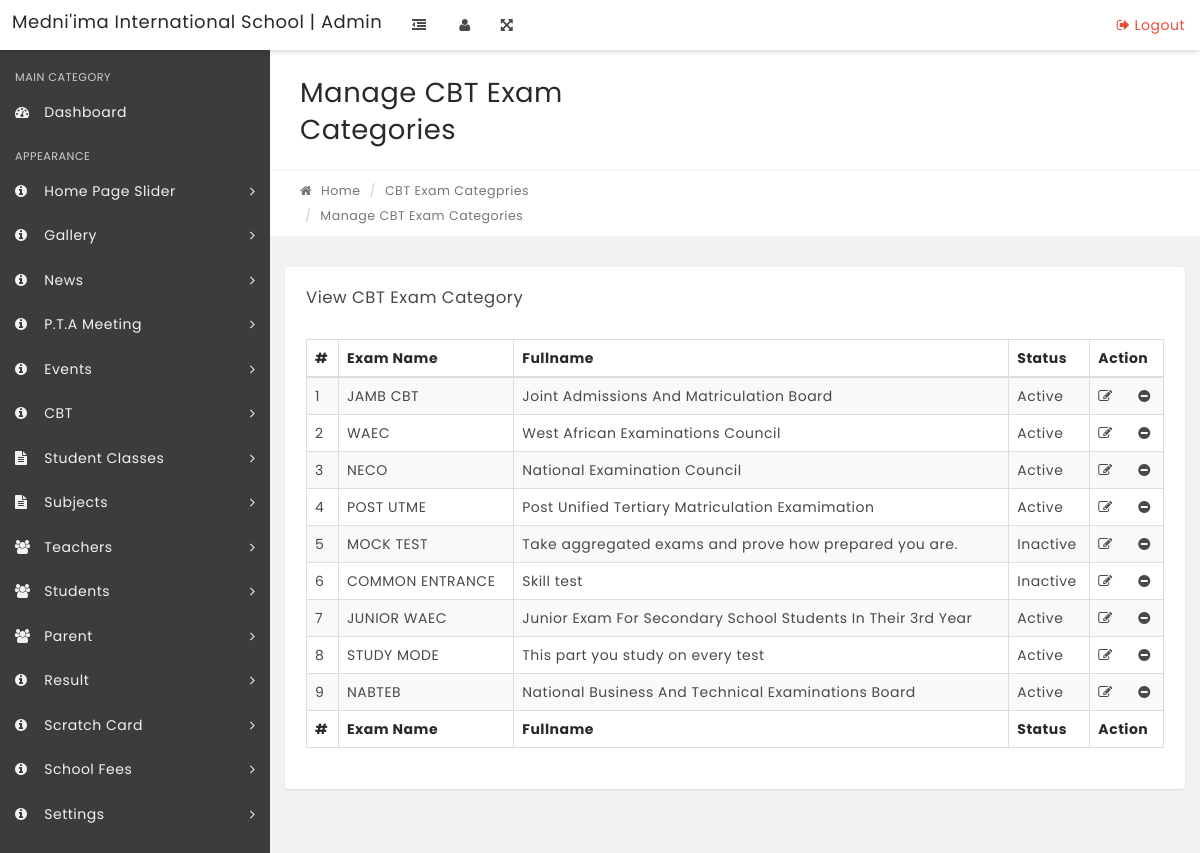
Page /admin/manage-cbt-category.php on the committed database.
### tables this page shows
CREATE TABLE IF NOT EXISTS `quiz_categories` (
  `id` int(11) NOT NULL,
  `name` varchar(200) NOT NULL,
  `fullname` varchar(250) NOT NULL,
  `img` varchar(200) NOT NULL,
  `slug` varchar(200) NOT NULL,
  `status` enum('0','1') NOT NULL DEFAULT '0',
  `date` timestamp NOT NULL DEFAULT CURRENT_TIMESTAMP ON UPDATE CURRENT_TIMESTAMP
);

### controller/header.php (called while the page is built, shortened)
<?php
require_once __DIR__ . '/config.php';
if(($db=="" || $db->connect_error))
{
    header("Location: /installation/");
}
else{
include __DIR__ . '/func.php';
$iSMartFUN = new Ismart_Controller($db);
}
?>

### controller/func.php (called while the page is built, shortened)
<?php
class Ismart_Controller {
	var $db;
	function __construct($db){
		$this->db = $db;
            	}
public function getTRows($table,$conditions = array()){
		$sql = 'SELECT ';
		$sql .= array_key_exists("select",$conditions)?$conditions['select']:'*';
		$sql .= ' FROM '.$table;
		$result = $this->db->query($sql);
		if(array_key_exists("return_type",$conditions) && $conditions['return_type'] != 'all'){
			switch($conditions['return_type']){
				case 'count':
					$data = $result->num_rows;
					break;
				case 'single':
					$data = $result->fetch_object();
					break;
				default:
					$data = '';
			}
		}else{
			if($result->num_rows > 0){
				while($row = $result->fetch_object()){
					$data[] = $row;
				}
			}
		}
		return !empty($data)?$data:false;
	}
}
?>

### admin/manage-cbt-category.php (the view, shortened to what this page needs)
<?php
include('../controller/header.php');
if(strlen($_SESSION['alogin'])=="")
    {
     $login_url=''.SITE_URL.'login';
    header("Location: $login_url");
    }
    else{
?>
<!DOCTYPE html>
<html lang="en">
    <head>
    </head>
    <body class="top-navbar-fixed">
        <div class="main-wrapper">
   <?php include('includes/topbar.php');?>
            <div class="content-wrapper">
                <div class="content-container">
<?php include('includes/leftbar.php');?>
                    <div class="main-page">
                        <div class="container-fluid">
                            <div class="row page-title-div">
                                <div class="col-md-6">
                                    <h2 class="title">Manage CBT Exam Categories</h2>
                                </div>
                            </div>
                            <div class="row breadcrumb-div">
                                <div class="col-md-6">
                                    <ul class="breadcrumb">
            							<li><a href="index.php"><i class="fa fa-home"></i> Home</a></li>
                                        <li>CBT Exam Categpries</li>
            							<li class="active">Manage CBT Exam Categories</li>
            						</ul>
                                </div>
                            </div>
                        </div>
                        <section class="section">
                            <div class="container-fluid">
                                <div class="row">
                                    <div class="col-md-12">
                                        <div class="panel">
                                            <div class="panel-heading">
                                                <div class="panel-title">
                                                    <h5>View CBT Exam Category</h5>
                                                </div>
                                            </div>
                                            <div class="panel-body p-20">
                                                <table id="example" class="display table table-striped table-bordered" cellspacing="0" width="100%">
                                                    <thead>
                                                        <tr>
                                                            <th>#</th>
                                                            <th>Exam Name</th>
                                                            <th>Fullname</th>
                                                            <th>Status</th>
                                                            <th>Action</th>
                                                        </tr>
                                                    </thead>
                                                    <tfoot>
                                                        <tr>
                                                          <th>#</th>
                                                             <th>Exam Name</th>
                                                            <th>Fullname</th>
                                                            <th>Status</th>
                                                            <th>Action</th>
                                                        </tr>
                                                    </tfoot>
                                                    <tbody>
<?php
$Cat_list = $iSMartFUN->getTRows("quiz_categories");
$cnt=1;
if($Cat_list)
{
foreach($Cat_list as $result)
{   ?>
<tr>
 <td><?php echo htmlentities($cnt);?></td>
                                                            <td><?php echo htmlentities($result->name);?></td>
                                                            <td><?php echo htmlentities($result->fullname);?></td>
                                                            <td><?php $stts=$result->status;
if($stts=='0')
{
	echo htmlentities('Inactive');
}
else
{
	echo htmlentities('Active');
}
                                                             ?></td>
<td>
<a href="edit-cbt-category.php?cid=<?php echo htmlentities($result->id);?>"><i class="fa fa-edit" title="Edit Subject"></i> </a>
<a href="manage-cbt-category.php?deleteid=<?php echo htmlentities($result->subject_id);?>" onclick="confirm('do you really want to Delete this Category?');"><i class="fa fa-minus-circle" title="Delect Category"></i> </a>
</td>
</tr>
<?php $cnt=$cnt+1;}} ?>
                                                    </tbody>
                                                </table>
                                            </div>
                                        </div>
                                    </div>
                                                </div>
                                            </div>
                                        </div>
                                    </div>
                                </div>
                            </div>
    </body>
</html>
<?php } ?>

### rows in the picture
quiz_categories: name "JAMB CBT", fullname "Joint Admissions And Matriculation Board"
quiz_categories: name "WAEC", fullname "West African Examinations Council"
quiz_categories: name "NECO", fullname "National Examination Council"
quiz_categories: name "POST UTME", fullname "Post Unified Tertiary Matriculation Examimation"
quiz_categories: name "MOCK TEST", fullname "Take aggregated exams and prove how prepared you are."
quiz_categories: name "COMMON ENTRANCE", fullname "Skill test"
quiz_categories: name "JUNIOR WAEC", fullname "Junior Exam For Secondary School Students In Their 3rd Year"
quiz_categories: name "STUDY MODE", fullname "This part you study on every test"
quiz_categories: name "NABTEB", fullname "National Business And Technical Examinations Board"

### other values in the picture
SCHOOL_NAME "Medni'ima International School"
